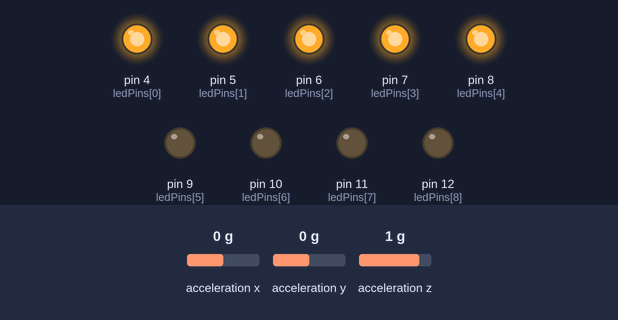
Bench run of a sketch on a simulated Arduino Uno, built with avr-gcc and run on an emulated ATmega328P. On the bench: output pins drawn as LEDs (lit = HIGH). The inputs (shaded band) are chosen by the test bench; at power-on: acceleration x 0 g, acceleration y 0 g, acceleration z 1 g. The audio player accepts every command and is not drawn; what the sketch prints to the serial monitor is not drawn.

Above: at 1.8 s.
1.9 s: acceleration x set to -0.4 g
At 3.3 s:
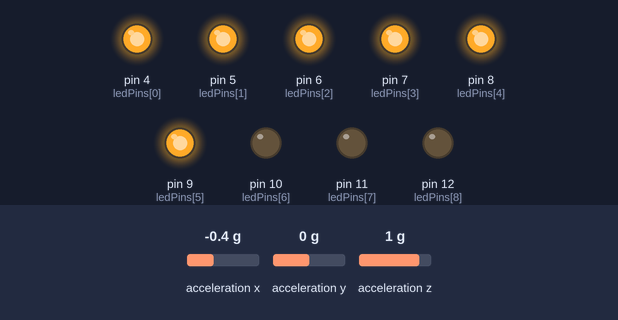
4.1 s: acceleration y set to -0.3 g
At 5.8 s:
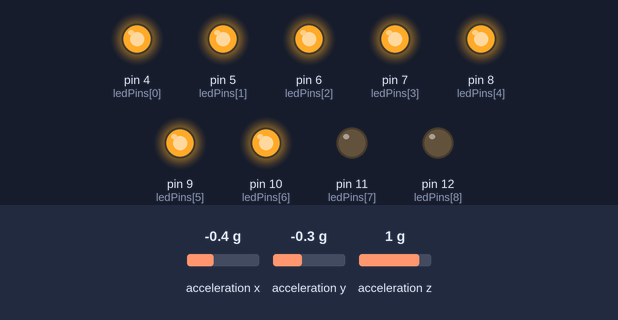
6.1 s: acceleration z set to -1.4 g
At 7.6 s:
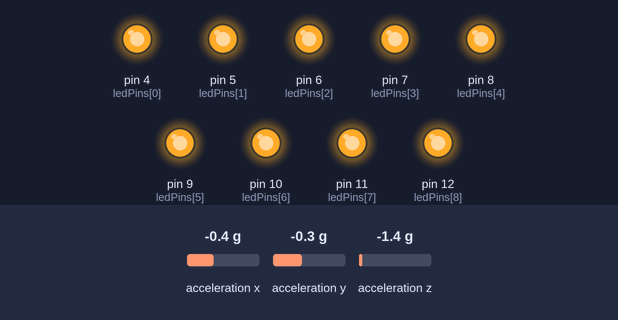
8.1 s: acceleration z set to -0.8 g
At 9.2 s:
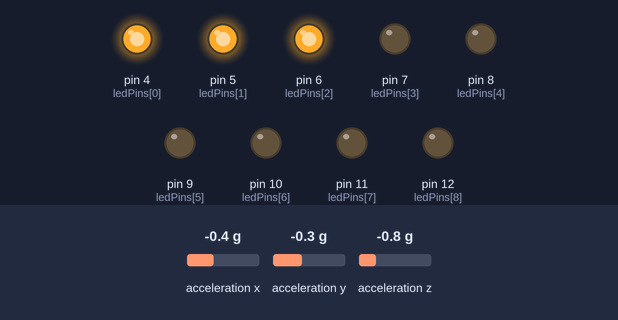
10.2 s: acceleration x set to -0.8 g
At 11.9 s:
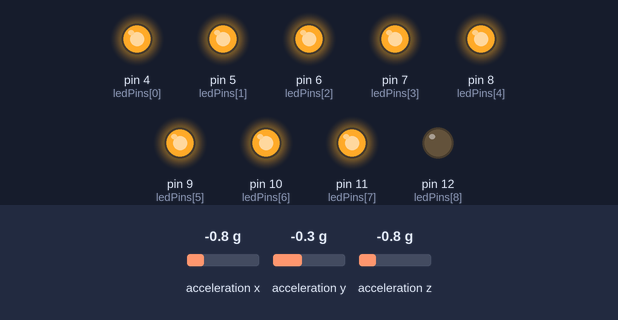
12.2 s: acceleration x set to 0 g
At 13.6 s:
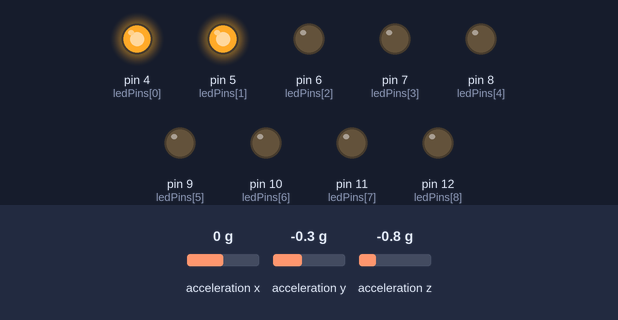
Timing chart, 0 to 15.2 s (numbered marks = the images above; inputs shaded):
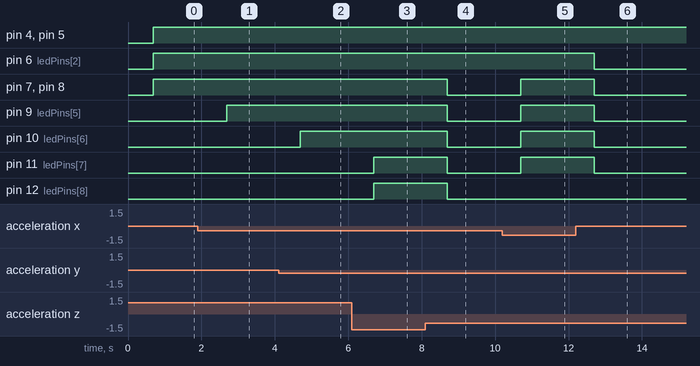

The sketch:

Pr_ctica_2.ino
```cpp
/*
  Fundación Kinal
    Centro educativo Técncico Laboral Kinal
    Quinto Perito
    Quinto Electrónica
    Codigo Técnico: EB5AM
    Curso: Taller de Electrónica Digital y reparación de computadoras
    Proyecto: Alarma
    Dev: Alexander González 2020414
    Fecha: 16 de julio de 2024
*/

// Librerías
#include <Wire.h>                   // Librería para usar el protocolo I2C
#include <SparkFun_ADXL345.h>       // Librería para usar el acelerómetro ADXL345
#include <SoftwareSerial.h>         // Librería para emular otro puerto serie
#include <DFRobotDFPlayerMini.h>    // Librería para usar el reproductor MP3

// Constructores
ADXL345 acc_sismo = ADXL345();          // Constructor para el acelerómetro
SoftwareSerial mp3_sismo(2, 3);         // RX en 2 y TX en 3
DFRobotDFPlayerMini reproductor_MP3;    // Constructor para el reproductor MP3

// Variables
int acc_X;    // Aceleración en el eje X
int acc_Y;    // Aceleración en el eje Y
int acc_Z;    // Aceleración en el eje Z
float magnitud_acc;    // Magnitud del vector aceleración

// Pines de la barra de LEDs
const int ledPins[] = {4, 5, 6, 7, 8, 9, 10, 11, 12}; // Pines a los que están conectados los LEDs
const int numLeds = sizeof(ledPins) / sizeof(ledPins[0]); // Número total de LEDs en la barra

// Configuraciones
void setup() {
  Serial.begin(9600);             // Inicio la comunicación serial del Arduino hacia la computadora
  mp3_sismo.begin(9600);          // Inicio la comunicación serial emulada para el MP3
  acc_sismo.powerOn();            // Enciendo el acelerómetro
  acc_sismo.setRangeSetting(8);   // Configuro la sensibilidad del acelerómetro

  // Configuro los pines de la barra de LEDs como salidas
  for (int i = 0; i < numLeds; i++) {
    pinMode(ledPins[i], OUTPUT);
    digitalWrite(ledPins[i], LOW); // Apaga todos los LEDs al inicio
  }

  // Compruebo si hay conexión con el módulo MP3
  if (!reproductor_MP3.begin(mp3_sismo)) {
    Serial.println("No he podido comunicarme con el módulo MP3");
    while (1);
  }

  // Si la comunicación ha sido exitosa, avanzo
  reproductor_MP3.volume(10);      // Volumen al máximo
  Serial.println("Comunicación exitosa con el reproductor MP3");
  Serial.println("Práctica 2 - Ayuda profe Alejandro");
  Serial.println("Reproduzco la primera canción");
  reproductor_MP3.play(1);        // Reproduzco la primera canción (001.mp3)
  delay(100);
}

void loop() {
  // Leo las variables medidas por el acelerómetro
  acc_sismo.readAccel(&acc_X, &acc_Y, &acc_Z);

  // Obtengo la magnitud del vector aceleración
  magnitud_acc = sqrtf((acc_X * acc_X) + (acc_Y * acc_Y) + (acc_Z * acc_Z));

  // Mapea la magnitud de la aceleración a un rango de 0 a 9 (para 9 LEDs)
  int mapeo_intensidad = map(magnitud_acc, 47, 75, 0, numLeds);

  // Actualiza la barra de LEDs según la intensidad del sismo
  for (int i = 0; i < numLeds; i++) {
    if (i < mapeo_intensidad) {
      digitalWrite(ledPins[i], HIGH);  // Enciende el LED
    } else {
      digitalWrite(ledPins[i], LOW);   // Apaga el LED
    }
  }

  // Activa la alarma sonora si el nivel es mayor o igual a 6
  if (mapeo_intensidad >= 6) {
    digitalWrite(13, HIGH);  // Enciende la bocina
    delay(500);              // Espera por 500 ms
    digitalWrite(13, LOW);   // Apaga la bocina
    delay(500);              // Espera por 500 ms
  }

  delay(1000);  // Espera 1 segundo antes de leer nuevamente
}
```

Measured:
- the behaviour switches between -0.2 and -0.3 g on acceleration x (found by bisection; images 0 and 1)
- the behaviour switches between -0.1 and -0.2 g on acceleration y (found by bisection; images 1 and 2)
- after the input at 1.9 s, pin 9 (ledPins[5]): LOW → HIGH after 0.80 s
- after the input at 4.1 s, pin 10 (ledPins[6]): LOW → HIGH after 0.60 s
- after the input at 6.1 s, pin 11 (ledPins[7]), pin 12 (ledPins[8]): LOW → HIGH after 0.60 s
- after the input at 8.1 s, pin 7 (ledPins[3]), pin 8 (ledPins[4]), pin 9 (ledPins[5]), pin 10 (ledPins[6]), pin 11 (ledPins[7]), pin 12 (ledPins[8]): HIGH → LOW after 0.60 s
- after the input at 10.2 s, pin 7 (ledPins[3]), pin 8 (ledPins[4]), pin 9 (ledPins[5]), pin 10 (ledPins[6]), pin 11 (ledPins[7]): LOW → HIGH after 0.50 s
- after the input at 12.2 s, pin 6 (ledPins[2]), pin 7 (ledPins[3]), pin 8 (ledPins[4]), pin 9 (ledPins[5]), pin 10 (ledPins[6]), pin 11 (ledPins[7]): HIGH → LOW after 0.50 s
